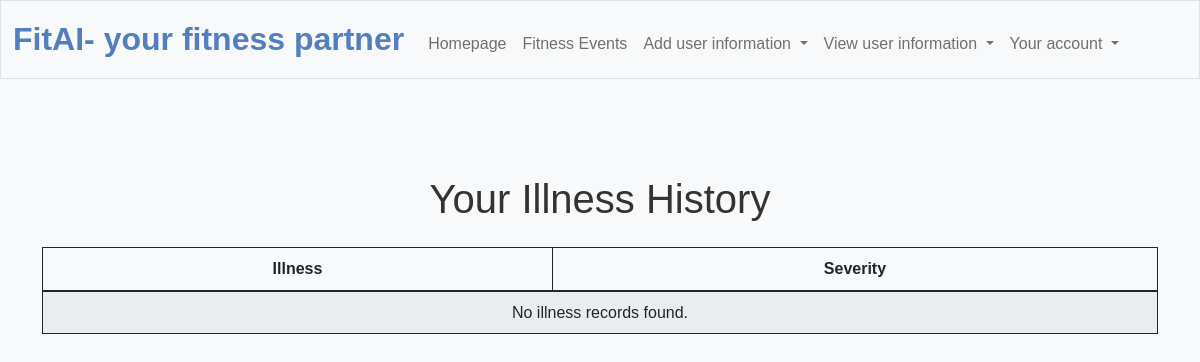
The page /view_illness_history (signed in) on the database as committed earlier.
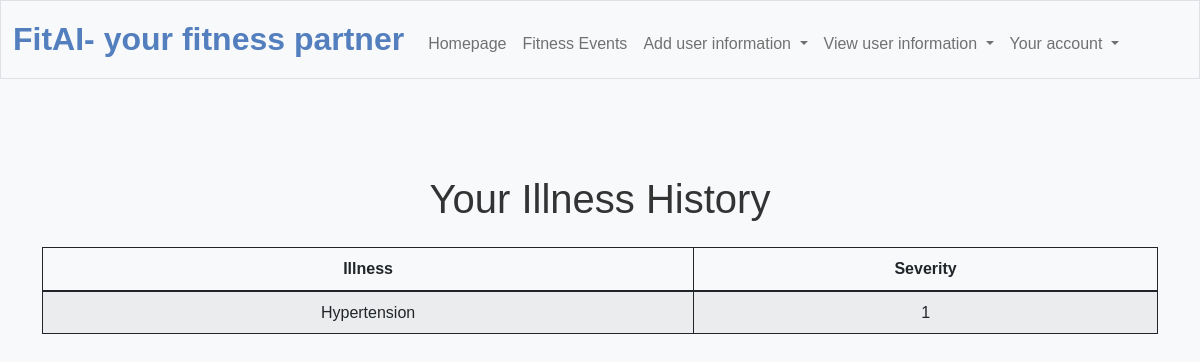
The same page on the database as committed later.
### tables this page shows
CREATE TABLE user_illness (
    id INTEGER PRIMARY KEY AUTOINCREMENT,
    illness_id INTEGER,
    user_id INTEGER,
    severity INTEGER,
    FOREIGN KEY (illness_id) REFERENCES illness_details(id)
    FOREIGN KEY (user_id) REFERENCES user(id)
);

CREATE TABLE illness_details (
    id INTEGER PRIMARY KEY,
    illness_name VARCHAR(255),
    chronic BOOLEAN
);

### app.py (the view)
@app.route("/view_illness_history")
@login_required
def view_illness_history():
    user_id = session["user_id"]
    illness_history = db.execute("""
        SELECT ui.severity, id.illness_name
        FROM user_illness ui
        JOIN illness_details id ON ui.illness_id = id.id
        WHERE ui.user_id = ?
    """, user_id)
    return render_template("view_illness_history.html", illness_history=illness_history)

### app.py (called while the page is built)
@app.after_request
def after_request(response):
    response.headers["Cache-Control"] = "no-cache, no-store, must-revalidate"
    response.headers["Expires"] = 0
    response.headers["Pragma"] = "no-cache"
    return response

### helpers.py (called while the page is built)
def login_required(f):
    @wraps(f)
    def decorated_function(*args, **kwargs):
        if session.get("user_id") is None:
            return redirect("/login")
        return f(*args, **kwargs)
    return decorated_function

### templates/view_illness_history.html (shortened to what this page needs)
{% extends "layout.html" %}
{% block main %}
<div class="container mt-5">
    <h1 class="text-center mb-4">Your Illness History</h1>
    <table class="table table-striped">
        <thead>
            <tr>
                <th>Illness</th>
                <th>Severity</th>
            </tr>
        </thead>
        <tbody>
            {% for record in illness_history %}
            <tr>
                <td>{{ record.illness_name }}</td>
                <td>{{ record.severity }}</td>
            </tr>
            {% else %}
            <tr>
                <td colspan="2" class="text-center">No illness records found.</td>
            </tr>
            {% endfor %}
        </tbody>
    </table>
</div>
{% endblock %}

Rows that differ between the two databases and show on the page:
added user_illness: illness_name "Hypertension", severity "1"
Other text that changed with them:
text no longer shown: "No illness records found."
